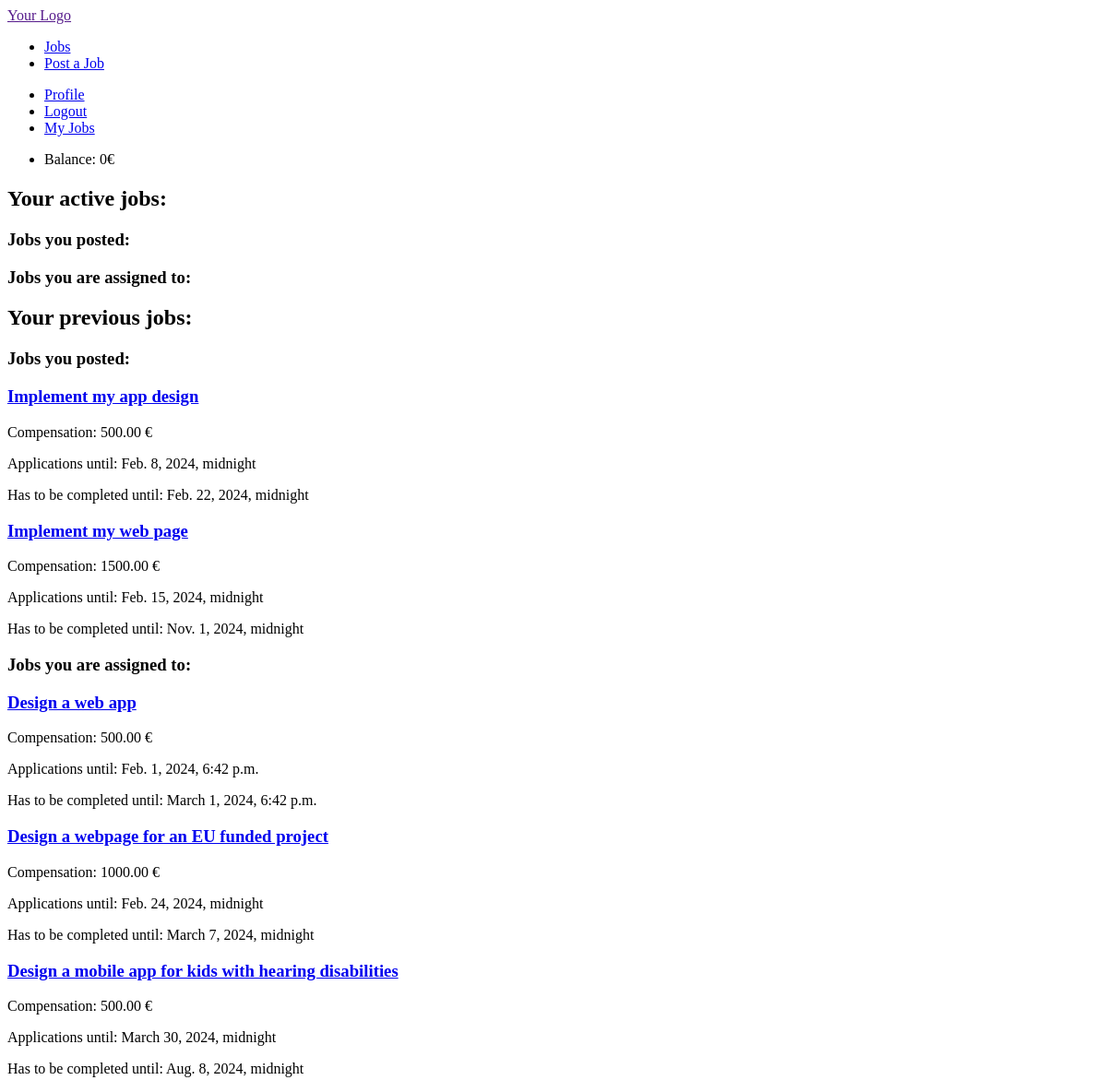
/jobs/my (signed in), run on an earlier commit of the app's database.
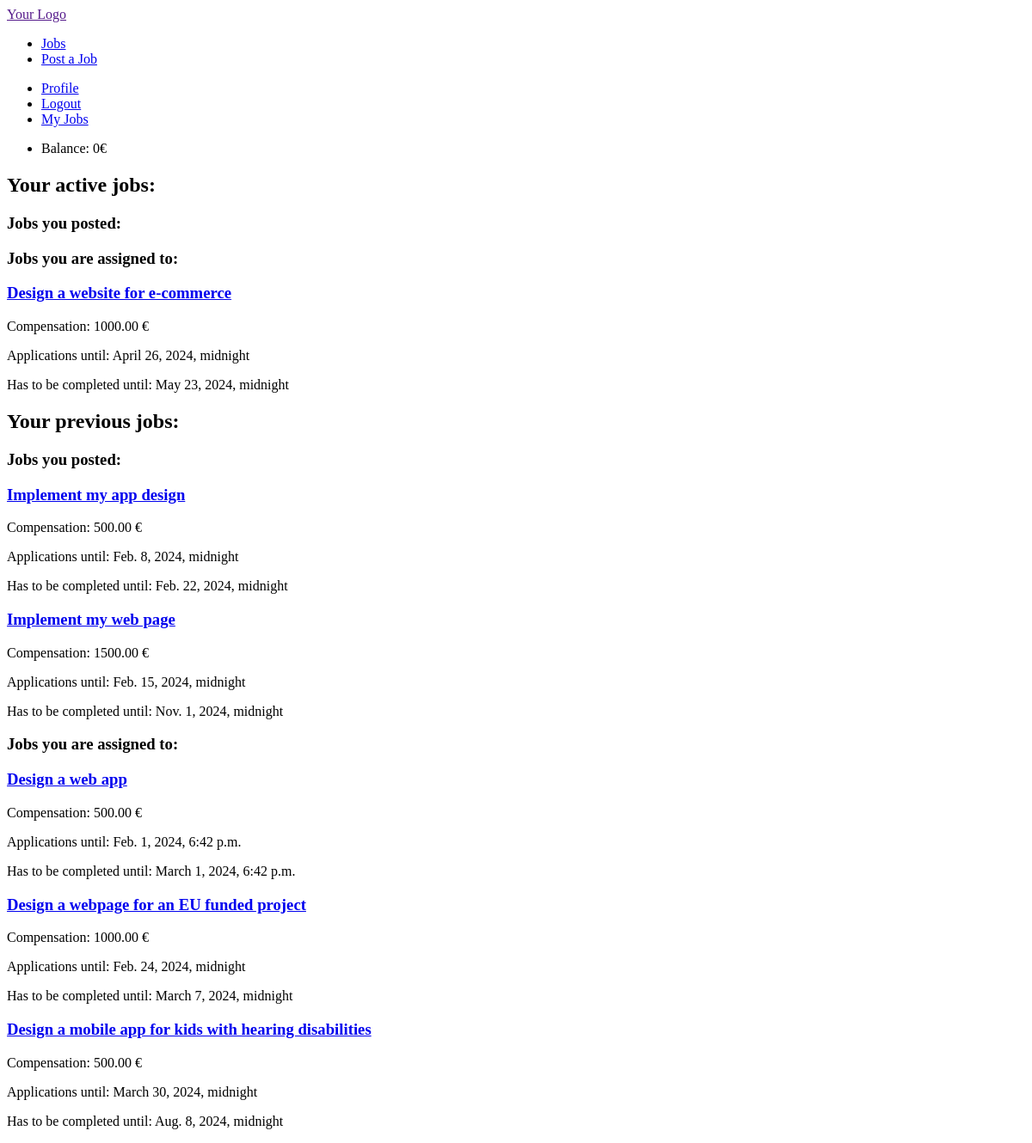
And on a later commit of the database.
### jobs/models.py (models this page shows, shortened)
class Student(AbstractBaseUser, PermissionsMixin):
    TYPE_CHOICES = (
        ('art', 'Art Student'),
        ('engineering', 'Engineering Student'),
    )
    email = models.EmailField(unique=True)
    user_name = models.CharField(max_length=20, unique=True)
    balance = models.IntegerField(default=1000)
    USERNAME_FIELD = 'user_name'
    EMAIL_FIELD = 'email'
    REQUIRED_FIELDS = ['email']
    is_active = models.BooleanField(default=True)
    is_superuser = models.BooleanField(default=False)
    is_staff = models.BooleanField(default=False)
    date_joined = models.DateTimeField(default=timezone.now)
    last_login = models.DateTimeField(blank=True, null=True)
    first_name = models.CharField(max_length=30)
    last_name = models.CharField(max_length=30)
    institution = models.CharField(max_length=6)
    student_type = models.CharField(max_length=20, choices=TYPE_CHOICES)
    objects = CustomStudentManager()
    class Meta:
        verbose_name = 'Student'
        verbose_name_plural = 'Students'

class Job(models.Model):
    job_id = models.AutoField(primary_key=True)
    name = models.CharField(max_length=255)
    description = models.TextField()
    JOB_TYPES = [
        ('engineering', 'Engineering Job'),
        ('art', 'Art Job'),
    ]
    job_type = models.CharField(max_length=20, choices=JOB_TYPES)
    poster = models.ForeignKey(Student, on_delete=models.CASCADE, related_name='posted_jobs')
    assign_deadline = models.DateTimeField()
    completion_deadline = models.DateTimeField()
    assigned_to = models.ForeignKey(Student, on_delete=models.SET_NULL, null=True, blank=True, related_name='assigned_jobs')
    compensation = models.DecimalField(max_digits=10, decimal_places=2)
    is_completed = models.BooleanField(default=False)
    finished_link = models.TextField(default="")
    was_disputed = models.BooleanField(default=False)

### jobs/views.py (the view)
# urls.py: path('jobs/my', my_jobs, name='my_jobs'),
@login_required
def my_jobs(request):
    student = request.user
    assigned_jobs_active = Job.objects.filter(assigned_to=student, is_completed=False)
    posted_jobs_active = Job.objects.filter(poster=student, is_completed=False)
    assigned_jobs_previous = Job.objects.filter(assigned_to=student, is_completed=True)
    posted_jobs_previous = Job.objects.filter(poster=student, is_completed=True)
    context = {
        'student': student,
        'assigned_jobs_active': assigned_jobs_active,
        'posted_jobs_active': posted_jobs_active,
        'posted_jobs_previous': posted_jobs_previous,
        'assigned_jobs_previous': assigned_jobs_previous
        }
    return render(request, 'my_jobs.html', context)

### jobs/templates/my_jobs.html (shortened to what this page needs)
{% extends 'base.html' %}
{% block content %}
  {% if user.is_authenticated %}
    <h2>Your active jobs:</h2>
    <h3>Jobs you posted: </h3>
    <h3>Jobs you are assigned to: </h3>
    {% for job in assigned_jobs_active %}
      <div>
        <h3><a href="{% url 'jobs:job_detail' job.job_id %}">{{ job.name }}</a></h3>
        <p>Compensation: {{ job.compensation }} €</p>
        <p>Applications until: {{ job.assign_deadline }}</p>
        <p>Has to be completed until: {{ job.completion_deadline }}</p>
      </div>
    {% endfor %}
    <h2>Your previous jobs:</h2>
      <h3>Jobs you posted: </h3>
      {% for job in posted_jobs_previous %}
        <div>
          <h3><a href="{% url 'jobs:job_detail' job.job_id %}">{{ job.name }}</a></h3>
          <p>Compensation: {{ job.compensation }} €</p>
          <p>Applications until: {{ job.assign_deadline }}</p>
          <p>Has to be completed until: {{ job.completion_deadline }}</p>
        </div>
    {% endfor %}
    <h3>Jobs you are assigned to: </h3>
    {% for job in assigned_jobs_previous %}
      <div>
        <h3><a href="{% url 'jobs:job_detail' job.job_id %}">{{ job.name }}</a></h3>
        <p>Compensation: {{ job.compensation }} €</p>
        <p>Applications until: {{ job.assign_deadline }}</p>
        <p>Has to be completed until: {{ job.completion_deadline }}</p>
      </div>
    {% endfor %}
  {% else %}
    <h2>You are not logged in</h2>
  {% endif %}
{% endblock %}

### jobs/templates/base.html (shortened to what this page needs)
{% load static %}
<!DOCTYPE html>
<html lang="en">
<head>
    <link rel="stylesheet" href="{% static 'style.css' %}">
</head>
<body>
<nav>
    <div>
        <a href="">Your Logo</a>
        <ul>
            <li>
                <a href="{% url 'jobs:jobs' %}">Jobs</a>
            </li>
            {% if user.is_authenticated %}
            <li>
                <a href="{% url 'jobs:create_job' %}">Post a Job</a>
            </li>
            {% endif %}
        </ul>
        <ul>
            {% if user.is_authenticated %}
                <li>
                    <a href="{% url 'jobs:profile' student.user_name %}">Profile</a>
                </li>
                <li>
                    <a href="{% url 'jobs:logout' %}">Logout</a>
                </li>
                <li>
                    <a href="{% url 'jobs:my_jobs' %}">My Jobs</a>
                </li>
                <li>
                    <p>Balance: {{user.balance}}€</p>
                </li>
            {% else %}
                <li>
                    <a href="{% url 'jobs:login' %}">Login</a>
                </li>
            {% endif %}
        </ul>
    </div>
</nav>
<div class="content">
    {% block content %}{% endblock %}
</div>
</body>
</html>

What changed in the data, as far as the page shows it:
added Job: name "Design a website for e-commerce", compensation "1000.00", assign_deadline "April 26, 2024, midnight", completion_deadline "May 23, 2024, midnight", shown under "Jobs you are assigned to:"
